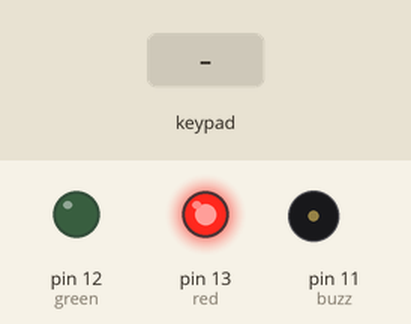
Simulated run of this sketch. Board: Arduino Uno, built with avr-gcc and run on an emulated ATmega328P. Parts: output pins drawn as LEDs (lit = HIGH), buzzer (waves = sounding). The test bench sets the inputs (shaded band). What the sketch prints to the serial monitor is not drawn.

Above: at 1.2 s.
1.3 s: keypad keys 6 5 5 6 pressed 0.4 s apart
At 4.05 s:
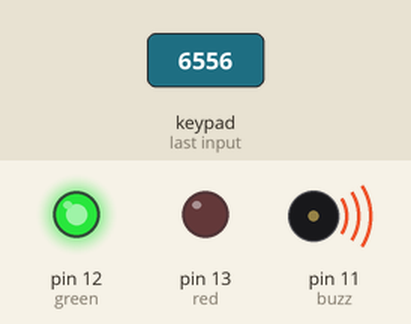
At 5.0 s:
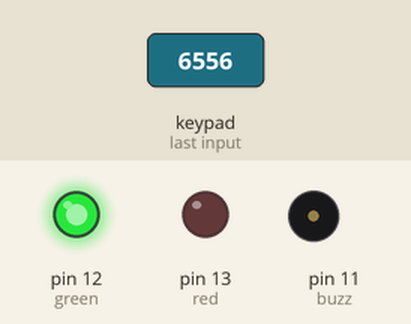
5.9 s: keypad keys 1 0 9 8 7 pressed 0.4 s apart
At 9.2 s:
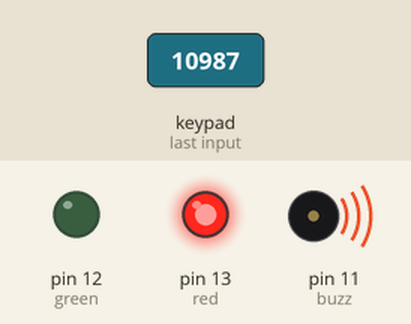
Timing chart, 0 to 10.9 s (numbered marks = the images above; inputs shaded):
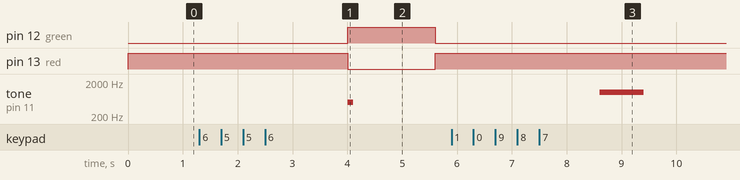

The sketch:

password_secutiy_system.ino
```cpp
#include <Keypad.h>

#define red 13
#define green 12
#define buzz 11

const byte ROW = 4;
const byte COL = 4;

// Define the keymap
char numpad [ROW][COL] = {
  {'1', '2', '3', 'A'},
  {'4', '5', '6', 'B'},
  {'7', '8', '9', 'C'},
  {'*', '0', '#', 'D'}
};

// define row and col pins
byte rowPin[ROW] = {10, 9, 8, 7};
byte colPin[COL] = {6, 5, 4, 3};

// Define the password
const String password = "6556";
String vstup = "";

// Create the Keypad
Keypad cKeypad = Keypad(makeKeymap(numpad), rowPin, colPin, ROW, COL);

void setup()
{
  pinMode(red, OUTPUT);
  pinMode(green, OUTPUT);
  pinMode(buzz, OUTPUT);
  digitalWrite(red,HIGH);
  Serial.begin(9600);
  Serial.print("Enter Passcode: ");
}

void loop()
{
  char cKey = cKeypad.getKey();

  if(cKey){
    if(vstup.length() < 4) {
      Serial.print("*");
      vstup +=cKey;
    }
  }
  if (vstup.length() == 4) {
    delay(1500);
    if(password == vstup){
      Serial.println("\nEnter");
      digitalWrite(red, LOW);
      digitalWrite(green, HIGH);
      tone(buzz, 500);
      delay(100);
      noTone(buzz);
    } else {
      Serial.println("\nWrong Passcode");
      digitalWrite(red, HIGH);
      digitalWrite(green, LOW);
      tone(buzz, 1000);
      delay(800);
      noTone(buzz);
    }
    delay(1500);

    vstup = "";
    Serial.println("Enter Passcode:");
    digitalWrite(red, HIGH);
    digitalWrite(green, LOW);
  }
}


                           
```

Measured:
- after the input at 1.3 s, pin 12 (green): LOW → HIGH after 2.7 s, → LOW 1.6 s later; pin 13 (red): HIGH → LOW after 2.7 s, → HIGH 1.6 s later; tone on pin 11 (buzz): silent → 500 Hz after 2.7 s, → silent 0.10 s later
- after the input at 5.9 s, tone on pin 11 (buzz): silent → 1000 Hz after 2.7 s, → silent 0.80 s later
